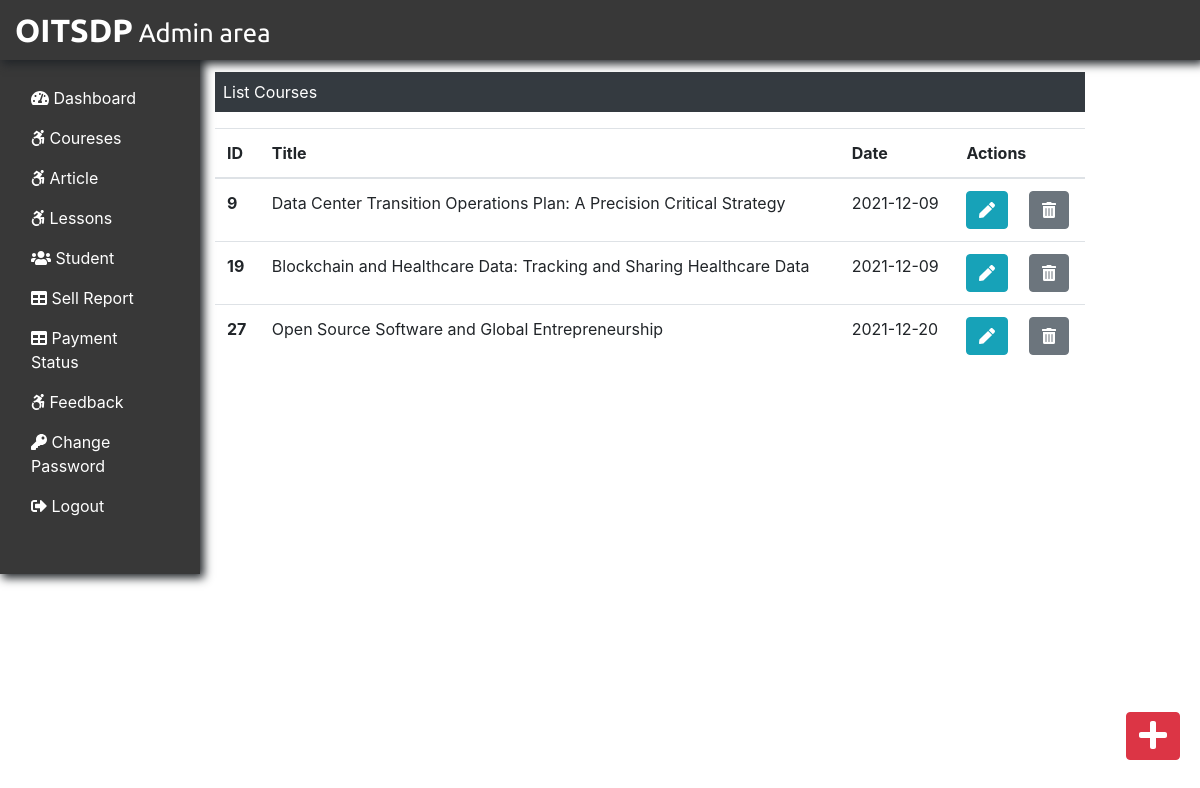
Screenshot of /admin/article.php (signed in) with the database file from the repository.
### tables this page shows
CREATE TABLE `article` (
  `Id` int(5) NOT NULL,
  `Title` text NOT NULL,
  `article_desc` text NOT NULL,
  `article_details` text NOT NULL,
  `Image` blob NOT NULL,
  `Date` date NOT NULL DEFAULT current_timestamp(),
  `Views` int(5) NOT NULL
);

### admin/article.php (the view, shortened to what this page needs)
<?php
include("admininclude/header.php");
include("../dbconnection.php");
?>
<div class="col-sm-9 mt-5">
	<p class="bg-dark text-white p-2 mt-4">List Courses</p>
	<?php
	$sql = "SELECT * FROM article";
	$result = $conn->query($sql);
	if($result->num_rows > 0){
	?>
	<table class="table">
		<thead>
		<tr>
			<th scope="col">ID</th>
			<th scope="col">Title</th>
			<th scope="col">Date</th>
			<th scope="col">Actions</th>
		</tr>
		</thead>
		<tbody>
			<?php
			while($row = $result->fetch_assoc()){
			echo '<tr>';
			echo '<th scope="row">'.$row['Id'].'</th>';
			echo '<td>'.$row['Title'].'</td>';
			echo '<td>'.$row['Date'].'</td>';
			echo '<td>';
			echo '
			<form action="Editarticle.php" method="POST" class="d-inline">
			<input type="hidden" name="id" value='.$row["Id"].'>
			<button type="submit" class="btn btn-info mr-3" name="view" value="View"><i class="fas fa-pen"></i></button>
				</form>';
			echo '
				<form action="" method="POST" class="d-inline">
				<input type="hidden" name="id" value='.$row["Id"].'>
				<button type="submit" class="btn btn-secondary" name="delete" value="Delete"><i class="fas fa-trash-alt"></i></button>
				</form>';
			echo '</td>';
			echo '</tr>';
				 } ?>
		</tbody>
	</table>
	<?php
	}else{
	echo '0 Result';
	}
	?>
</div>
<div>
	<a class="btn btn-danger box" style="margin-top:550px; margin-left: 20px;" href="./addarticle.php" ><i class="fas fa-plus fa-2x"></i></a>
</div>
</div>
<?php
include("admininclude/footer.php");
?>

### css/adminstyle.css (style rules this page uses)
.box { position: fixed; bottom: 10px; right: 20px; margin-bottom: 30px; }

### rows the page displays
article: Id "9", Title "Data Center Transition Operations Plan: A Precision Critical Strategy", Date "2021-12-09"
article: Id "19", Title "Blockchain and Healthcare Data: Tracking and Sharing Healthcare Data", Date "2021-12-09"
article: Id "27", Title "Open Source Software and Global Entrepreneurship", Date "2021-12-20"
